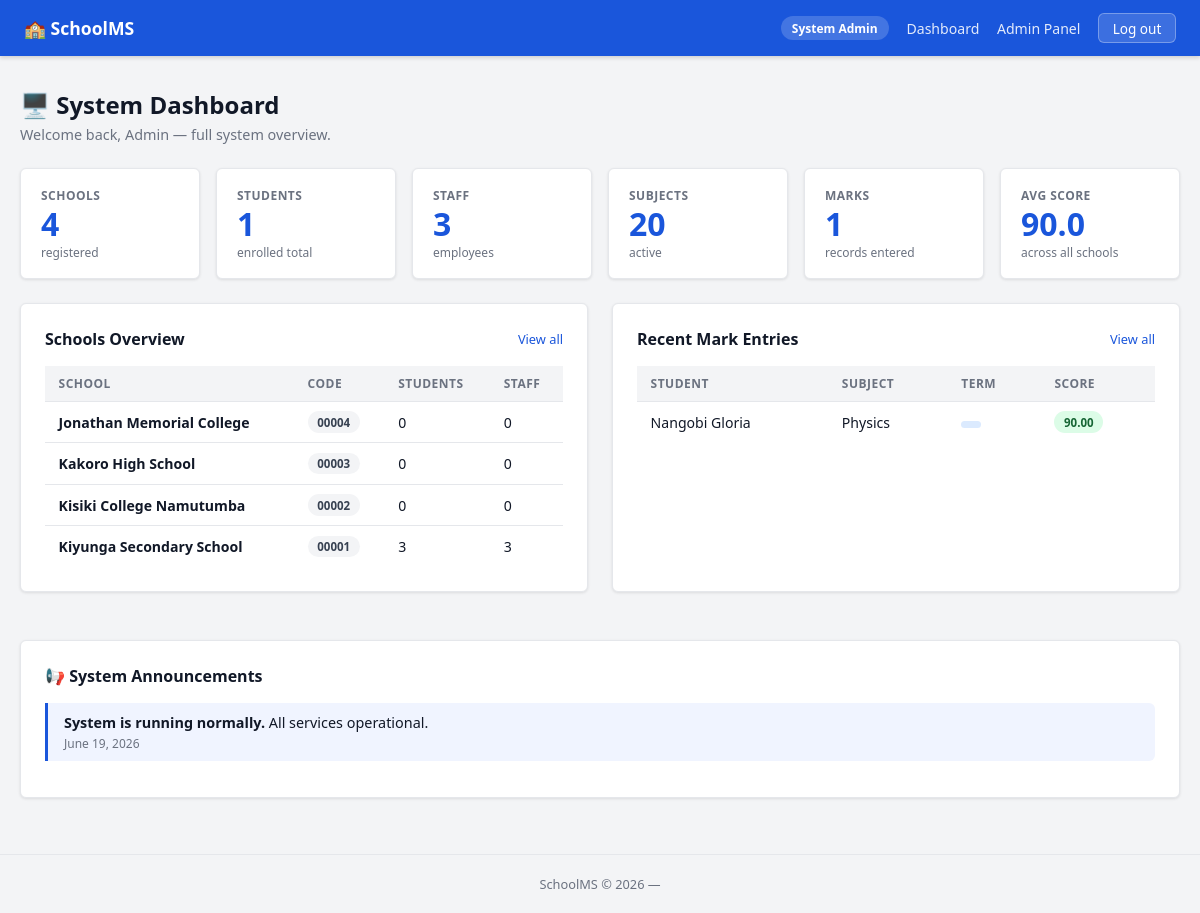
Screenshot of /dashboard/superuser/ (signed in) with the database file from the repository.
### core/models.py (models this page shows, shortened)
class User(AbstractUser):
    school = models.ForeignKey(
        School, on_delete=models.SET_NULL, null=True, blank=True
    )
    role = models.CharField(max_length=20, choices=ROLE_CHOICES, default='teacher')

class School(models.Model):
    name       = models.CharField(max_length=255)
    code       = models.CharField(max_length=20, unique=True)
    created_at = models.DateTimeField(auto_now_add=True)

class Mark(models.Model):
    school   = models.ForeignKey(School,         on_delete=models.CASCADE)
    student  = models.ForeignKey(StudentProfile, on_delete=models.CASCADE)
    subject  = models.ForeignKey(Subject,        on_delete=models.CASCADE)
    teacher  = models.ForeignKey(
        EmployeeProfile, on_delete=models.SET_NULL, null=True, blank=True
    )
    exam     = models.CharField(max_length=10, choices=EXAM_CHOICES)
    score    = models.DecimalField(max_digits=5, decimal_places=2, default=0.00)
    class Meta:
        unique_together = ('school', 'student', 'subject', 'exam')
    @property
    def term(self):
        return EXAM_TERM_MAP.get(self.exam, '')

class StudentProfile(models.Model):
    school           = models.ForeignKey(School, on_delete=models.CASCADE)
    user             = models.OneToOneField(User, on_delete=models.CASCADE, primary_key=True)
    admission_number = models.CharField(max_length=20)
    gender           = models.CharField(max_length=1, choices=[('M', 'Male'), ('F', 'Female')])
    class_level      = models.ForeignKey(ClassLevel, on_delete=models.SET_NULL, null=True, blank=True)
    stream           = models.ForeignKey(Stream, on_delete=models.SET_NULL, null=True, blank=True)
    parent           = models.ManyToManyField(ParentProfile, related_name='children', blank=True)
    class Meta:
        unique_together = ('school', 'admission_number')

class Subject(models.Model):
    school = models.ForeignKey(School, on_delete=models.CASCADE)
    name   = models.CharField(max_length=100)
    code   = models.CharField(max_length=10)
    class Meta:
        unique_together = ('school', 'code')

### core/views.py (the view)
# urls.py: path('dashboard/superuser/',   views.SuperuserDashboardView.as_view(),   name='superuser_dashboard'),
class SuperuserDashboardView(LoginRequiredMixin, UserPassesTestMixin, TemplateView):
    template_name = 'core/dashboards/superuser.html'
    def test_func(self):
        return self.request.user.role in ["system_admin"]
    def get_context_data(self, **kwargs):
        context = super().get_context_data(**kwargs)
        context.update({
            'school_count':   School.objects.count(),
            'student_count':  StudentProfile.objects.count(),
            'staff_count':    EmployeeProfile.objects.count(),
            'subject_count':  Subject.objects.count(),
            'mark_count':     Mark.objects.count(),
            'avg_score':      Mark.objects.aggregate(a=Avg('score'))['a'],
            'schools':        School.objects.annotate(
                                students=Count('studentprofile'),
                                staff=Count('employeeprofile'),
                              ).order_by('name'),
            'recent_marks':   Mark.objects.select_related(
                                'student__user', 'subject', 'teacher__user'
                              ).order_by('-id')[:10],
        })
        return context

### templates/core/dashboards/superuser.html (shortened to what this page needs)
{% extends "core/base.html" %}
{% block content %}
<div class="page-header">
  <h1>🖥️ System Dashboard</h1>
  <p>Welcome back, {{ user.get_full_name|default:user.username }} — full system overview.</p>
</div>
<div class="stat-grid">
  <div class="stat-card">
    <div class="label">Schools</div>
    <div class="value">{{ school_count }}</div>
    <div class="sub">registered</div>
  </div>
  <div class="stat-card">
    <div class="label">Students</div>
    <div class="value">{{ student_count }}</div>
    <div class="sub">enrolled total</div>
  </div>
  <div class="stat-card">
    <div class="label">Staff</div>
    <div class="value">{{ staff_count }}</div>
    <div class="sub">employees</div>
  </div>
  <div class="stat-card">
    <div class="label">Subjects</div>
    <div class="value">{{ subject_count }}</div>
    <div class="sub">active</div>
  </div>
  <div class="stat-card">
    <div class="label">Marks</div>
    <div class="value">{{ mark_count }}</div>
    <div class="sub">records entered</div>
  </div>
  <div class="stat-card">
    <div class="label">Avg Score</div>
    <div class="value">{% if avg_score %}{{ avg_score|floatformat:1 }}{% else %}—{% endif %}</div>
    <div class="sub">across all schools</div>
  </div>
</div>
<div class="grid-2">
  <div class="card">
    <div class="card-title">Schools Overview <a href="/admin/core/school/">View all</a></div>
    <div class="table-wrap">
      <table>
        <thead><tr><th>School</th><th>Code</th><th>Students</th><th>Staff</th></tr></thead>
        <tbody>
          {% for s in schools %}
          <tr>
            <td><strong>{{ s.name }}</strong></td>
            <td><span class="badge badge-gray">{{ s.code }}</span></td>
            <td>{{ s.students }}</td>
            <td>{{ s.staff }}</td>
          </tr>
          {% empty %}
          <tr><td colspan="4" style="color:var(--muted);text-align:center;padding:1.5rem;">No schools yet.</td></tr>
          {% endfor %}
        </tbody>
      </table>
    </div>
  </div>
  <div class="card">
    <div class="card-title">Recent Mark Entries <a href="{% url 'admin:core_mark_changelist' %}">View all</a></div>
    <div class="table-wrap">
      <table>
        <thead><tr><th>Student</th><th>Subject</th><th>Term</th><th>Score</th></tr></thead>
        <tbody>
          {% for m in recent_marks %}
          <tr>
            <td>{{ m.student.user.get_full_name|default:m.student.user.username }}</td>
            <td>{{ m.subject.name }}</td>
            <td><span class="badge badge-blue">{{ m.term }}</span></td>
            <td>
              {% if m.score >= 50 %}
                <span class="badge badge-green">{{ m.score }}</span>
              {% else %}
                <span class="badge badge-red">{{ m.score }}</span>
              {% endif %}
            </td>
          </tr>
          {% empty %}
          <tr><td colspan="4" style="color:var(--muted);text-align:center;padding:1.5rem;">No marks entered yet.</td></tr>
          {% endfor %}
        </tbody>
      </table>
    </div>
  </div>
</div>
<div class="card">
  <div class="card-title">📢 System Announcements</div>
  <div class="announcement">
    <strong>System is running normally.</strong> All services operational.
    <div class="date">{% now "N j, Y" %}</div>
  </div>
</div>
{% endblock %}

### templates/core/base.html (shortened to what this page needs)
<!DOCTYPE html>
<html lang="en">
<head>
</head>
<body>
<nav>
  <span class="brand">🏫 SchoolMS</span>
  <div class="nav-links">
    {% if user.is_authenticated %}
      <span class="role-tag">{{ user.get_role_display }}</span>
      {% if user.role == 'system_owner' or user.role == 'system_admin' %}
        <a href="{% url 'core:superuser_dashboard' %}">Dashboard</a>
        <a href="{% url 'admin:index' %}">Admin Panel</a>
      {% elif user.role == 'headteacher' %}
        <a href="{% url 'core:headteacher_dashboard' %}">Dashboard</a>
        <a href="{% url 'admin:index' %}">Admin Panel</a>
      {% elif user.role == 'dos' %}
        <a href="{% url 'core:dos_dashboard' %}">Dashboard</a>
        <a href="{% url 'core:teacher_mark_entry' %}">Enter Marks</a>
      {% elif user.role == 'bursar' %}
        <a href="{% url 'core:bursar_dashboard' %}">Dashboard</a>
      {% elif user.role == 'teacher' or user.role == 'class_teacher' %}
        <a href="{% url 'core:teacher_dashboard' %}">Dashboard</a>
        <a href="{% url 'core:teacher_mark_entry' %}">Enter Marks</a>
      {% elif user.role == 'student' %}
        <a href="{% url 'core:student_dashboard' %}">Dashboard</a>
      {% elif user.role == 'parent' %}
        <a href="{% url 'core:parent_dashboard' %}">Dashboard</a>
      {% endif %}
      <form method="post" action="{% url 'logout' %}" style="margin:0;">
        <button type="submit" class="btn-logout">Log out</button>
      </form>
    {% else %}
      <a href="{% url 'login' %}">Log in</a>
    {% endif %}
  </div>
</nav>
<main>{% block content %}{% endblock %}</main>
<footer>SchoolMS &copy; {% now "Y" %} — {{ user.school.name|default:"" }}</footer>
</body>
</html>

### templates/core/base.html (style rules this page uses)
*, *::before, *::after { box-sizing: border-box; margin: 0; padding: 0; }
:root { --brand: #1a56db; --brand-dark: #1040b0; --bg: #f3f4f6; --surface: #fff; --border: #e5e7eb; --text: #111827; --muted: #6b7280; --radius: 6px; --shadow: 0 1px 3px rgba(0,0,0,.10); --green: #16a34a; --red: #dc2626; --yellow: #d97706; --purple: #7c3aed; }
body { font-family: system-ui,-apple-system,sans-serif; background:var(--bg); color:var(--text); min-height:100vh; display:flex; flex-direction:column; }
nav { background:var(--brand); color:#fff; padding:0 1.5rem; display:flex; align-items:center; justify-content:space-between; height:56px; box-shadow:0 2px 4px rgba(0,0,0,.15); }
.brand { font-weight:700; font-size:1.1rem; }
.nav-links { display:flex; gap:1.1rem; align-items:center; }
.nav-links a { color:rgba(255,255,255,.88); text-decoration:none; font-size:.88rem; }
.nav-links .role-tag { background:rgba(255,255,255,.18); border-radius:99px; padding:.2rem .7rem; font-size:.75rem; font-weight:600; }
.btn-logout { background:rgba(255,255,255,.15); border:1px solid rgba(255,255,255,.3); color:#fff; padding:.3rem .85rem; border-radius:var(--radius); font-size:.85rem; cursor:pointer; font-family:inherit; }
main { flex:1; max-width:1200px; width:100%; margin:2rem auto; padding:0 1.25rem; }
.page-header { margin-bottom:1.5rem; }
.page-header h1 { font-size:1.5rem; font-weight:700; }
.page-header p { color:var(--muted); font-size:.9rem; margin-top:.25rem; }
.stat-grid { display:grid; grid-template-columns:repeat(auto-fit,minmax(150px,1fr)); gap:1rem; margin-bottom:1.5rem; }
.stat-card { background:var(--surface); border:1px solid var(--border); border-radius:var(--radius); padding:1.1rem 1.25rem; box-shadow:var(--shadow); }
.stat-card .label { font-size:.75rem; color:var(--muted); font-weight:600; text-transform:uppercase; letter-spacing:.04em; margin-bottom:.3rem; }
.stat-card .value { font-size:2rem; font-weight:700; color:var(--brand); line-height:1; }
.stat-card .sub { font-size:.75rem; color:var(--muted); margin-top:.2rem; }
.card { background:var(--surface); border:1px solid var(--border); border-radius:var(--radius); box-shadow:var(--shadow); padding:1.5rem; margin-bottom:1.5rem; }
.card-title { font-size:1rem; font-weight:600; margin-bottom:1rem; display:flex; align-items:center; justify-content:space-between; }
.card-title a { font-size:.8rem; font-weight:400; color:var(--brand); text-decoration:none; }
.grid-2 { display:grid; grid-template-columns:1fr 1fr; gap:1.5rem; margin-bottom:1.5rem; }
.table-wrap { overflow-x:auto; }
table { width:100%; border-collapse:collapse; font-size:.88rem; }
th { background:var(--bg); text-align:left; padding:.55rem .85rem; font-size:.75rem; font-weight:600; color:var(--muted); text-transform:uppercase; letter-spacing:.04em; border-bottom:1px solid var(--border); }
td { padding:.6rem .85rem; border-bottom:1px solid var(--border); vertical-align:middle; }
tr:last-child td { border-bottom:none; }
.badge { display:inline-block; padding:.2rem .6rem; border-radius:99px; font-size:.72rem; font-weight:600; }
.badge-blue { background:#dbeafe; color:#1e40af; }
.badge-green { background:#dcfce7; color:#166534; }
.badge-gray { background:#f3f4f6; color:#374151; }
.announcement { border-left:3px solid var(--brand); padding:.6rem 1rem; background:#f0f4ff; border-radius:0 var(--radius) var(--radius) 0; margin-bottom:.75rem; font-size:.9rem; }
.announcement .date { font-size:.75rem; color:var(--muted); margin-top:.2rem; }
footer { text-align:center; padding:1.25rem; font-size:.8rem; color:var(--muted); border-top:1px solid var(--border); }

### rows the page displays
User: role "System Admin", get_full_name "Admin"
School: name "Jonathan Memorial College", code "00004", students "0", staff "0"
School: name "Kakoro High School", code "00003", students "0", staff "0"
School: name "Kisiki College Namutumba", code "00002", students "0", staff "0"
School: name "Kiyunga Secondary School", code "00001", students "3", staff "3"
Mark: student.user.get_full_name "Nangobi Gloria", subject.name "Physics", score "90.00"

### other values shown
{{ school_count }} "4"
{{ student_count }} "1"
{{ staff_count }} "3"
{{ subject_count }} "20"
{{ mark_count }} "1"
{{ avg_score|floatformat:1 }} "90.0"
